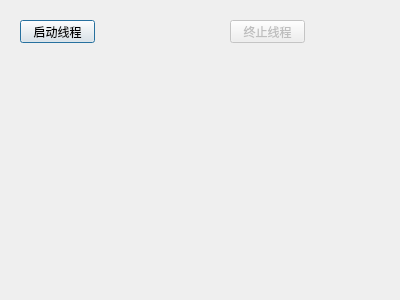
<?xml version="1.0" encoding="UTF-8"?>
<ui version="4.0">
 <class>Dialog</class>
 <widget class="QDialog" name="Dialog">
  <property name="geometry">
   <rect>
    <x>0</x>
    <y>0</y>
    <width>400</width>
    <height>300</height>
   </rect>
  </property>
  <property name="windowTitle">
   <string>Dialog</string>
  </property>
  <widget class="QPushButton" name="startButton">
   <property name="geometry">
    <rect>
     <x>20</x>
     <y>20</y>
     <width>75</width>
     <height>23</height>
    </rect>
   </property>
   <property name="text">
    <string>启动线程</string>
   </property>
  </widget>
  <widget class="QPushButton" name="stopButton">
   <property name="enabled">
    <bool>false</bool>
   </property>
   <property name="geometry">
    <rect>
     <x>230</x>
     <y>20</y>
     <width>75</width>
     <height>23</height>
    </rect>
   </property>
   <property name="text">
    <string>终止线程</string>
   </property>
  </widget>
 </widget>
 <layoutdefault spacing="6" margin="11"/>
 <resources/>
 <connections/>
</ui>
